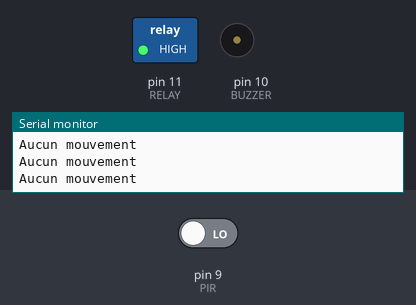
The sketch below on a simulated Arduino Uno, built with avr-gcc and run on an emulated ATmega328P. Shown: switched loads named in the sketch (green lamp = pin HIGH), buzzer (waves = sounding, pin HIGH), the last lines printed to the serial monitor. The inputs (shaded band) are chosen by the test bench; at power-on: pin 9 (PIR) LOW.

Above: at 1.4 s.
1.5 s: pin 9 (PIR) driven HIGH
At 2.6 s:
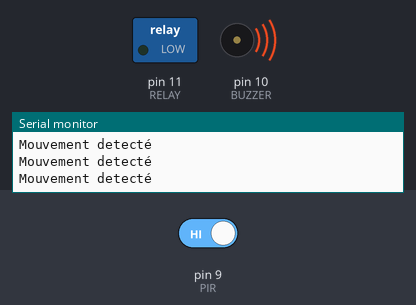
3.0 s: pin 9 (PIR) driven LOW
At 3.8 s:
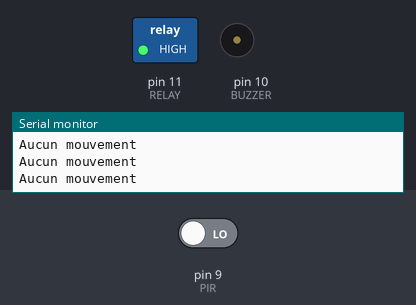
Timing chart, 0 to 6.0 s (numbered marks = the images above; inputs shaded):
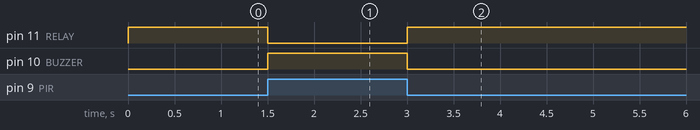

Measured:
- after the input at 1.5 s, pin 11 (RELAY): HIGH → LOW at once; pin 10 (BUZZER): LOW → HIGH at once
- after the input at 3.0 s, pin 11 (RELAY): LOW → HIGH at once; pin 10 (BUZZER): HIGH → LOW at once

The sketch:

PIR_BUZZER_RELAY.ino
```cpp
#define RELAY 11
#define BUZZER 10
#define PIR 9

int val_pir=0;

void setup() {
  pinMode(BUZZER, OUTPUT);
  pinMode(RELAY,OUTPUT );
  pinMode(PIR, INPUT);
  Serial.begin(9600);
}

void loop() {
  val_pir=digitalRead(PIR);
  if( val_pir==HIGH) {
    Serial.println("Mouvement detecté");
    digitalWrite(BUZZER,HIGH);
    digitalWrite(RELAY,LOW);    //commande en inverse
    }
   else  {
    Serial.println("Aucun mouvement ");
    digitalWrite(BUZZER,LOW);
    digitalWrite(RELAY,HIGH);
    }
delay(300);
}
```
